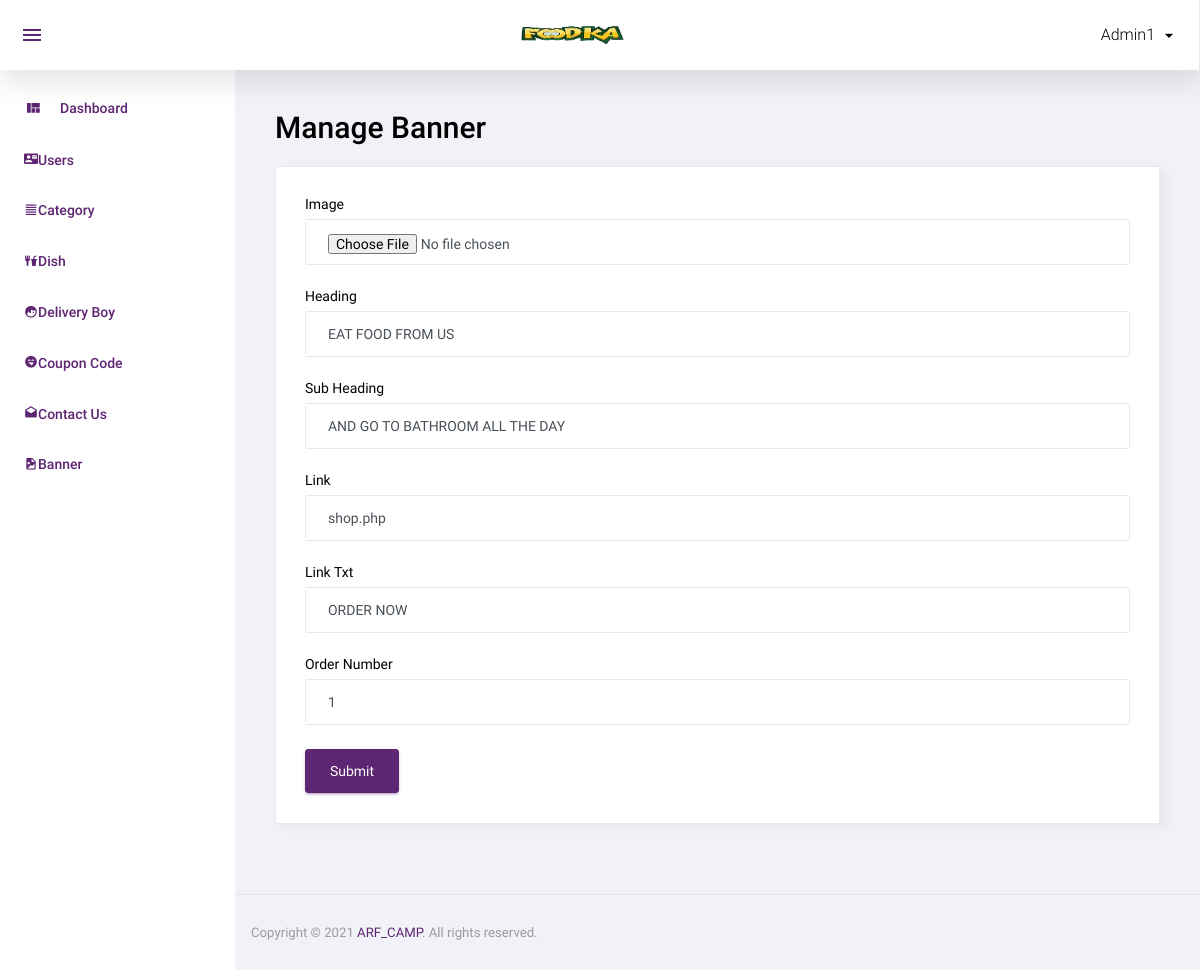
Page /admin/manage_banner.php?id=3 (signed in) on the earlier database version.
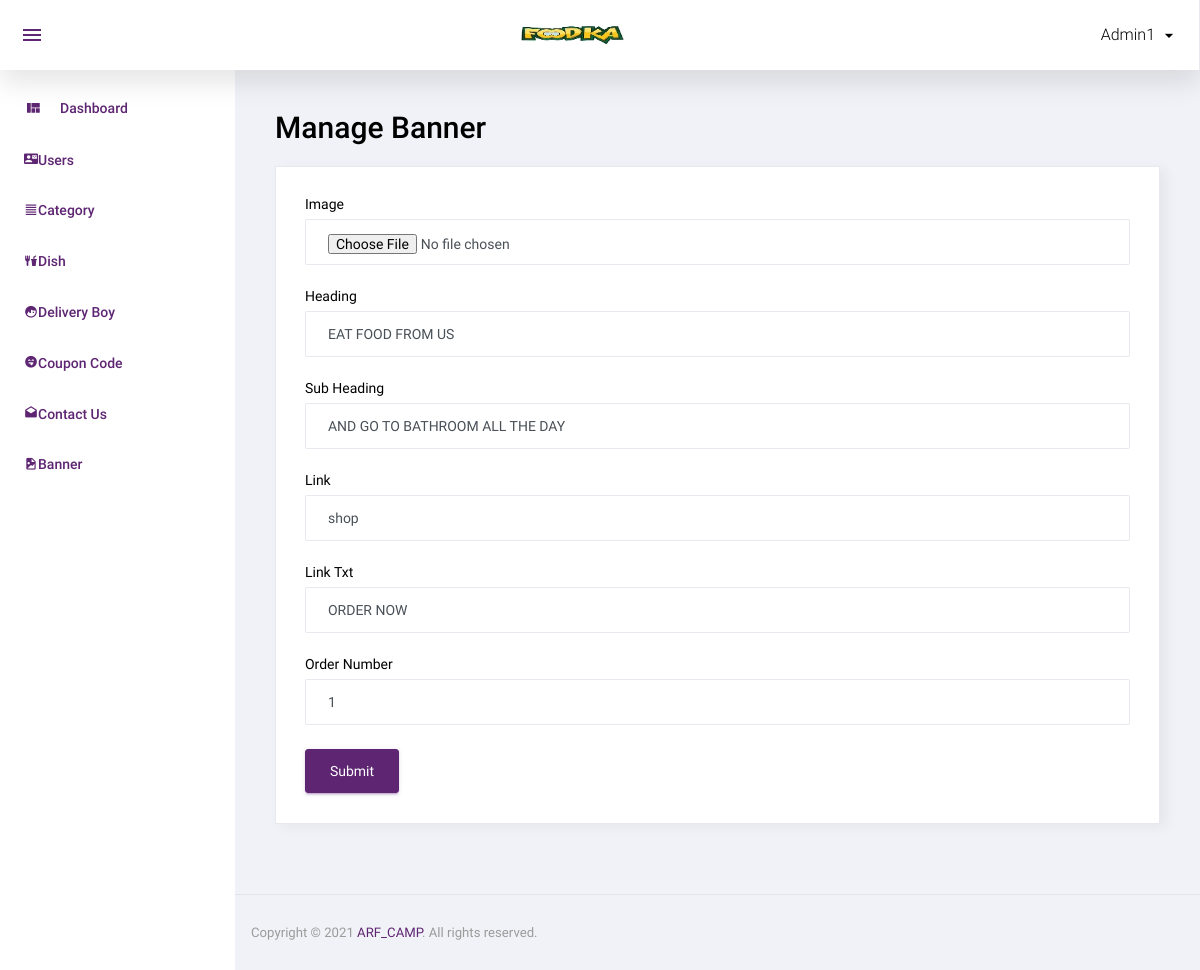
Same page on the later database version.
### tables this page shows
CREATE TABLE `banner` (
  `id` int(11) NOT NULL,
  `image` varchar(100) NOT NULL,
  `heading` varchar(500) NOT NULL,
  `sub_heading` varchar(500) NOT NULL,
  `link` varchar(100) NOT NULL,
  `link_txt` varchar(100) NOT NULL,
  `added_on` datetime NOT NULL,
  `status` int(11) NOT NULL,
  `order_number` int(11) NOT NULL
);

### function.inc.php (called while the page is built, shortened)
<?php
function get_safe_value($str){
	global $con;
	$str=mysqli_real_escape_string($con,$str);
	return $str;
}
	?>

### admin/manage_banner.php (the view, shortened to what this page needs)
<?php
include('top.php');
$heading="";
$sub_heading="";
$link="";
$link_txt="";
$order_number="";
$image_status='required';
if(isset($_GET['id']) && $_GET['id']>0){
	$id=get_safe_value($_GET['id']);
	$row=mysqli_fetch_assoc(mysqli_query($con,"select * from banner where id='$id'"));
	$heading=$row['heading'];
	$sub_heading=$row['sub_heading'];
	$link=$row['link'];
	$link_txt=$row['link_txt'];
	$order_number=$row['order_number'];
	$image_status='';
}
?>
<div class="row">
			<h1 class="grid_title ml10 ml15">Manage Banner</h1>
            <div class="col-12 grid-margin stretch-card">
              <div class="card">
                <div class="card-body">
                  <form class="forms-sample" method="post" enctype="multipart/form-data">
					<div class="form-group">
                      <label for="exampleInputName1">Image</label>
                      <input type="file" class="form-control" placeholder="Image" name="image" <?php echo $image_status?>>
                    </div>
                    <div class="form-group">
                      <label for="exampleInputName1">Heading</label>
                      <input type="text" class="form-control" placeholder="Heading" name="heading" required value="<?php echo $heading?>">
                    </div>
					<div class="form-group">
                      <label for="exampleInputName1">Sub Heading</label>
                      <input type="text" class="form-control" placeholder="Sub Heading" name="sub_heading" required value="<?php echo $sub_heading?>">
                    </div>
					<div class="form-group">
                      <label for="exampleInputName1">Link</label>
                      <input type="text" class="form-control" placeholder="Link" name="link" required value="<?php echo $link?>">
                    </div>
					<div class="form-group">
                      <label for="exampleInputName1">Link Txt</label>
                      <input type="text" class="form-control" placeholder="Link txt" name="link_txt" required value="<?php echo $link_txt?>">
                    </div>
                    <div class="form-group">
                      <label for="exampleInputEmail3" required>Order Number</label>
                      <input type="textbox" class="form-control" placeholder="Order Number" name="order_number"  value="<?php echo $order_number?>">
                    </div>
                    <button type="submit" class="btn btn-primary mr-2" name="submit">Submit</button>
                  </form>
                </div>
              </div>
            </div>
		 </div>
<?php include('footer.php');?>

Differences in the rows shown:
changed banner "EAT FOOD FROM US": link "shop.php" → "shop"
